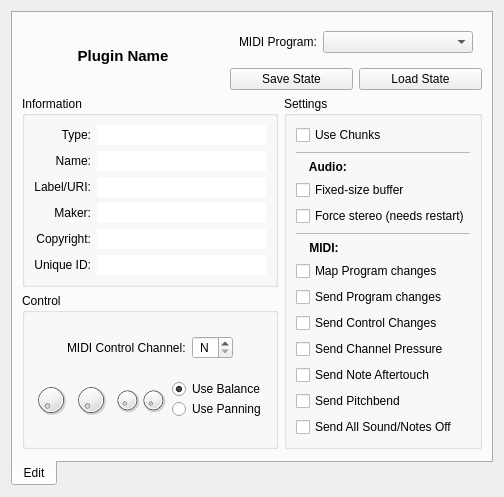
<?xml version="1.0" encoding="UTF-8"?>
<ui version="4.0">
 <class>PluginEdit</class>
 <widget class="QDialog" name="PluginEdit">
  <property name="geometry">
   <rect>
    <x>0</x>
    <y>0</y>
    <width>469</width>
    <height>407</height>
   </rect>
  </property>
  <property name="windowTitle">
   <string>Plugin Editor</string>
  </property>
  <layout class="QVBoxLayout" name="verticalLayout">
   <item>
    <widget class="QTabWidget" name="tabWidget">
     <property name="tabPosition">
      <enum>QTabWidget::South</enum>
     </property>
     <property name="currentIndex">
      <number>0</number>
     </property>
     <widget class="QWidget" name="tabEdit">
      <attribute name="title">
       <string>Edit</string>
      </attribute>
      <layout class="QGridLayout" name="gridLayout_2">
       <item row="2" column="0">
        <widget class="QGroupBox" name="groupBox_3">
         <property name="title">
          <string>Control</string>
         </property>
         <layout class="QVBoxLayout" name="verticalLayout_5">
          <item>
           <layout class="QHBoxLayout" name="horizontalLayout_5">
            <item>
             <spacer name="horizontalSpacer_5">
              <property name="orientation">
               <enum>Qt::Horizontal</enum>
              </property>
              <property name="sizeHint" stdset="0">
               <size>
                <width>40</width>
                <height>20</height>
               </size>
              </property>
             </spacer>
            </item>
            <item>
             <widget class="QLabel" name="label_ctrl_channel">
              <property name="text">
               <string>MIDI Control Channel:</string>
              </property>
             </widget>
            </item>
            <item>
             <widget class="QSpinBox" name="sb_ctrl_channel">
              <property name="contextMenuPolicy">
               <enum>Qt::CustomContextMenu</enum>
              </property>
              <property name="alignment">
               <set>Qt::AlignCenter</set>
              </property>
              <property name="specialValueText">
               <string>N</string>
              </property>
              <property name="minimum">
               <number>0</number>
              </property>
              <property name="maximum">
               <number>16</number>
              </property>
              <property name="value">
               <number>0</number>
              </property>
             </widget>
            </item>
            <item>
             <spacer name="horizontalSpacer_3">
              <property name="orientation">
               <enum>Qt::Horizontal</enum>
              </property>
              <property name="sizeHint" stdset="0">
               <size>
                <width>40</width>
                <height>20</height>
               </size>
              </property>
             </spacer>
            </item>
           </layout>
          </item>
          <item>
           <layout class="QHBoxLayout" name="horizontalLayout_8">
            <item>
             <spacer name="horizontalSpacer_6">
              <property name="orientation">
               <enum>Qt::Horizontal</enum>
              </property>
              <property name="sizeHint" stdset="0">
               <size>
                <width>10</width>
                <height>10</height>
               </size>
              </property>
             </spacer>
            </item>
            <item>
             <widget class="PixmapDial" name="dial_drywet">
              <property name="minimumSize">
               <size>
                <width>34</width>
                <height>34</height>
               </size>
              </property>
              <property name="maximumSize">
               <size>
                <width>34</width>
                <height>34</height>
               </size>
              </property>
              <property name="contextMenuPolicy">
               <enum>Qt::CustomContextMenu</enum>
              </property>
              <property name="statusTip">
               <string>Output dry/wet (100%)</string>
              </property>
             </widget>
            </item>
            <item>
             <widget class="PixmapDial" name="dial_vol">
              <property name="minimumSize">
               <size>
                <width>34</width>
                <height>34</height>
               </size>
              </property>
              <property name="maximumSize">
               <size>
                <width>34</width>
                <height>34</height>
               </size>
              </property>
              <property name="contextMenuPolicy">
               <enum>Qt::CustomContextMenu</enum>
              </property>
              <property name="statusTip">
               <string>Output volume (100%)</string>
              </property>
             </widget>
            </item>
            <item>
             <widget class="QStackedWidget" name="stackedWidget">
              <property name="maximumSize">
               <size>
                <width>16777215</width>
                <height>42</height>
               </size>
              </property>
              <property name="lineWidth">
               <number>0</number>
              </property>
              <property name="currentIndex">
               <number>0</number>
              </property>
              <widget class="QWidget" name="page_bal">
               <layout class="QHBoxLayout" name="horizontalLayout_6">
                <property name="spacing">
                 <number>0</number>
                </property>
                <property name="margin">
                 <number>0</number>
                </property>
                <item>
                 <widget class="PixmapDial" name="dial_b_left">
                  <property name="minimumSize">
                   <size>
                    <width>26</width>
                    <height>26</height>
                   </size>
                  </property>
                  <property name="maximumSize">
                   <size>
                    <width>26</width>
                    <height>26</height>
                   </size>
                  </property>
                  <property name="contextMenuPolicy">
                   <enum>Qt::CustomContextMenu</enum>
                  </property>
                  <property name="statusTip">
                   <string>Balance Left (0%)</string>
                  </property>
                 </widget>
                </item>
                <item>
                 <widget class="PixmapDial" name="dial_b_right">
                  <property name="minimumSize">
                   <size>
                    <width>26</width>
                    <height>26</height>
                   </size>
                  </property>
                  <property name="maximumSize">
                   <size>
                    <width>26</width>
                    <height>26</height>
                   </size>
                  </property>
                  <property name="contextMenuPolicy">
                   <enum>Qt::CustomContextMenu</enum>
                  </property>
                  <property name="statusTip">
                   <string>Balance Right (0%)</string>
                  </property>
                 </widget>
                </item>
               </layout>
              </widget>
              <widget class="QWidget" name="page_pan">
               <layout class="QHBoxLayout" name="horizontalLayout_7">
                <property name="spacing">
                 <number>0</number>
                </property>
                <property name="margin">
                 <number>0</number>
                </property>
                <item>
                 <widget class="PixmapDial" name="dial_pan">
                  <property name="minimumSize">
                   <size>
                    <width>26</width>
                    <height>26</height>
                   </size>
                  </property>
                  <property name="maximumSize">
                   <size>
                    <width>26</width>
                    <height>26</height>
                   </size>
                  </property>
                  <property name="contextMenuPolicy">
                   <enum>Qt::CustomContextMenu</enum>
                  </property>
                  <property name="statusTip">
                   <string>Balance Right (0%)</string>
                  </property>
                 </widget>
                </item>
               </layout>
              </widget>
             </widget>
            </item>
            <item>
             <layout class="QVBoxLayout" name="verticalLayout_2">
              <property name="spacing">
               <number>0</number>
              </property>
              <item>
               <widget class="QRadioButton" name="rb_balance">
                <property name="text">
                 <string>Use Balance</string>
                </property>
                <property name="checked">
                 <bool>true</bool>
                </property>
               </widget>
              </item>
              <item>
               <widget class="QRadioButton" name="rb_pan">
                <property name="text">
                 <string>Use Panning</string>
                </property>
               </widget>
              </item>
             </layout>
            </item>
            <item>
             <spacer name="horizontalSpacer_4">
              <property name="orientation">
               <enum>Qt::Horizontal</enum>
              </property>
              <property name="sizeHint" stdset="0">
               <size>
                <width>10</width>
                <height>10</height>
               </size>
              </property>
             </spacer>
            </item>
           </layout>
          </item>
         </layout>
        </widget>
       </item>
       <item row="1" column="1" rowspan="2">
        <widget class="QGroupBox" name="groupBox">
         <property name="sizePolicy">
          <sizepolicy hsizetype="Preferred" vsizetype="Expanding">
           <horstretch>0</horstretch>
           <verstretch>0</verstretch>
          </sizepolicy>
         </property>
         <property name="title">
          <string>Settings</string>
         </property>
         <layout class="QVBoxLayout" name="verticalLayout_4">
          <item>
           <widget class="QCheckBox" name="ch_use_chunks">
            <property name="text">
             <string>Use Chunks</string>
            </property>
           </widget>
          </item>
          <item>
           <widget class="Line" name="line_2">
            <property name="lineWidth">
             <number>0</number>
            </property>
            <property name="midLineWidth">
             <number>1</number>
            </property>
            <property name="orientation">
             <enum>Qt::Horizontal</enum>
            </property>
           </widget>
          </item>
          <item>
           <widget class="QLabel" name="label">
            <property name="font">
             <font>
              <weight>75</weight>
              <bold>true</bold>
             </font>
            </property>
            <property name="text">
             <string>    Audio:</string>
            </property>
           </widget>
          </item>
          <item>
           <widget class="QCheckBox" name="ch_fixed_buffer">
            <property name="text">
             <string>Fixed-size buffer</string>
            </property>
           </widget>
          </item>
          <item>
           <widget class="QCheckBox" name="ch_force_stereo">
            <property name="text">
             <string>Force stereo (needs restart)</string>
            </property>
           </widget>
          </item>
          <item>
           <widget class="Line" name="line">
            <property name="lineWidth">
             <number>0</number>
            </property>
            <property name="midLineWidth">
             <number>1</number>
            </property>
            <property name="orientation">
             <enum>Qt::Horizontal</enum>
            </property>
           </widget>
          </item>
          <item>
           <widget class="QLabel" name="label_2">
            <property name="font">
             <font>
              <weight>75</weight>
              <bold>true</bold>
             </font>
            </property>
            <property name="text">
             <string>    MIDI:</string>
            </property>
           </widget>
          </item>
          <item>
           <widget class="QCheckBox" name="ch_map_program_changes">
            <property name="text">
             <string>Map Program changes</string>
            </property>
           </widget>
          </item>
          <item>
           <widget class="QCheckBox" name="ch_send_program_changes">
            <property name="text">
             <string>Send Program changes</string>
            </property>
           </widget>
          </item>
          <item>
           <widget class="QCheckBox" name="ch_send_control_changes">
            <property name="text">
             <string>Send Control Changes</string>
            </property>
           </widget>
          </item>
          <item>
           <widget class="QCheckBox" name="ch_send_channel_pressure">
            <property name="text">
             <string>Send Channel Pressure</string>
            </property>
           </widget>
          </item>
          <item>
           <widget class="QCheckBox" name="ch_send_note_aftertouch">
            <property name="text">
             <string>Send Note Aftertouch</string>
            </property>
           </widget>
          </item>
          <item>
           <widget class="QCheckBox" name="ch_send_pitchbend">
            <property name="text">
             <string>Send Pitchbend</string>
            </property>
           </widget>
          </item>
          <item>
           <widget class="QCheckBox" name="ch_send_all_sound_off">
            <property name="text">
             <string>Send All Sound/Notes Off</string>
            </property>
           </widget>
          </item>
         </layout>
        </widget>
       </item>
       <item row="0" column="0" colspan="2">
        <layout class="QHBoxLayout" name="horizontalLayout">
         <item>
          <spacer name="horizontalSpacer">
           <property name="orientation">
            <enum>Qt::Horizontal</enum>
           </property>
           <property name="sizeType">
            <enum>QSizePolicy::Fixed</enum>
           </property>
           <property name="sizeHint" stdset="0">
            <size>
             <width>10</width>
             <height>20</height>
            </size>
           </property>
          </spacer>
         </item>
         <item>
          <widget class="QLabel" name="label_plugin">
           <property name="font">
            <font>
             <pointsize>11</pointsize>
             <weight>75</weight>
             <bold>true</bold>
            </font>
           </property>
           <property name="text">
            <string>
Plugin Name
</string>
           </property>
           <property name="alignment">
            <set>Qt::AlignCenter</set>
           </property>
           <property name="wordWrap">
            <bool>true</bool>
           </property>
          </widget>
         </item>
         <item>
          <spacer name="horizontalSpacer_2">
           <property name="orientation">
            <enum>Qt::Horizontal</enum>
           </property>
           <property name="sizeType">
            <enum>QSizePolicy::Fixed</enum>
           </property>
           <property name="sizeHint" stdset="0">
            <size>
             <width>10</width>
             <height>20</height>
            </size>
           </property>
          </spacer>
         </item>
         <item>
          <layout class="QGridLayout" name="gridLayout">
           <item row="1" column="0">
            <widget class="QPushButton" name="b_save_state">
             <property name="focusPolicy">
              <enum>Qt::NoFocus</enum>
             </property>
             <property name="text">
              <string>Save State</string>
             </property>
             <property name="icon">
              <iconset resource="../resources.qrc">
               <normaloff>:/16x16/document-save.png</normaloff>:/16x16/document-save.png</iconset>
             </property>
            </widget>
           </item>
           <item row="1" column="1">
            <widget class="QPushButton" name="b_load_state">
             <property name="focusPolicy">
              <enum>Qt::NoFocus</enum>
             </property>
             <property name="text">
              <string>Load State</string>
             </property>
             <property name="icon">
              <iconset resource="../resources.qrc">
               <normaloff>:/16x16/document-open.png</normaloff>:/16x16/document-open.png</iconset>
             </property>
            </widget>
           </item>
           <item row="0" column="0" colspan="2">
            <widget class="QStackedWidget" name="sw_programs">
             <property name="sizePolicy">
              <sizepolicy hsizetype="Preferred" vsizetype="Preferred">
               <horstretch>0</horstretch>
               <verstretch>0</verstretch>
              </sizepolicy>
             </property>
             <property name="lineWidth">
              <number>0</number>
             </property>
             <property name="currentIndex">
              <number>1</number>
             </property>
             <widget class="QWidget" name="sww_programs">
              <layout class="QHBoxLayout" name="horizontalLayout_3">
               <item>
                <widget class="QLabel" name="label_programs">
                 <property name="sizePolicy">
                  <sizepolicy hsizetype="Fixed" vsizetype="Preferred">
                   <horstretch>0</horstretch>
                   <verstretch>0</verstretch>
                  </sizepolicy>
                 </property>
                 <property name="text">
                  <string>Program:</string>
                 </property>
                </widget>
               </item>
               <item>
                <widget class="QComboBox" name="cb_programs">
                 <property name="minimumSize">
                  <size>
                   <width>150</width>
                   <height>0</height>
                  </size>
                 </property>
                </widget>
               </item>
              </layout>
             </widget>
             <widget class="QWidget" name="sww_midiPrograms">
              <layout class="QHBoxLayout" name="horizontalLayout_4">
               <item>
                <widget class="QLabel" name="label_midi_programs">
                 <property name="sizePolicy">
                  <sizepolicy hsizetype="Fixed" vsizetype="Preferred">
                   <horstretch>0</horstretch>
                   <verstretch>0</verstretch>
                  </sizepolicy>
                 </property>
                 <property name="text">
                  <string>MIDI Program:</string>
                 </property>
                </widget>
               </item>
               <item>
                <widget class="QComboBox" name="cb_midi_programs">
                 <property name="minimumSize">
                  <size>
                   <width>150</width>
                   <height>0</height>
                  </size>
                 </property>
                </widget>
               </item>
              </layout>
             </widget>
            </widget>
           </item>
          </layout>
         </item>
        </layout>
       </item>
       <item row="1" column="0">
        <widget class="QGroupBox" name="groupBox_2">
         <property name="sizePolicy">
          <sizepolicy hsizetype="Preferred" vsizetype="Expanding">
           <horstretch>0</horstretch>
           <verstretch>0</verstretch>
          </sizepolicy>
         </property>
         <property name="title">
          <string>Information</string>
         </property>
         <layout class="QVBoxLayout" name="verticalLayout_3">
          <item>
           <layout class="QGridLayout" name="gridLayout_3">
            <item row="3" column="1">
             <widget class="QLineEdit" name="le_maker">
              <property name="inputMask">
               <string notr="true"/>
              </property>
              <property name="text">
               <string notr="true"/>
              </property>
              <property name="frame">
               <bool>false</bool>
              </property>
              <property name="readOnly">
               <bool>true</bool>
              </property>
             </widget>
            </item>
            <item row="2" column="0">
             <widget class="QLabel" name="label_label">
              <property name="text">
               <string>Label/URI:</string>
              </property>
              <property name="alignment">
               <set>Qt::AlignRight|Qt::AlignTrailing|Qt::AlignVCenter</set>
              </property>
             </widget>
            </item>
            <item row="1" column="0">
             <widget class="QLabel" name="label_name">
              <property name="text">
               <string>Name:</string>
              </property>
              <property name="alignment">
               <set>Qt::AlignRight|Qt::AlignTrailing|Qt::AlignVCenter</set>
              </property>
             </widget>
            </item>
            <item row="1" column="1">
             <widget class="QLineEdit" name="le_name">
              <property name="inputMask">
               <string notr="true"/>
              </property>
              <property name="text">
               <string notr="true"/>
              </property>
              <property name="frame">
               <bool>false</bool>
              </property>
              <property name="readOnly">
               <bool>true</bool>
              </property>
             </widget>
            </item>
            <item row="2" column="1">
             <widget class="QLineEdit" name="le_label">
              <property name="inputMask">
               <string notr="true"/>
              </property>
              <property name="text">
               <string notr="true"/>
              </property>
              <property name="frame">
               <bool>false</bool>
              </property>
              <property name="readOnly">
               <bool>true</bool>
              </property>
             </widget>
            </item>
            <item row="0" column="1">
             <widget class="QLineEdit" name="le_type">
              <property name="inputMask">
               <string notr="true"/>
              </property>
              <property name="text">
               <string notr="true"/>
              </property>
              <property name="frame">
               <bool>false</bool>
              </property>
              <property name="readOnly">
               <bool>true</bool>
              </property>
             </widget>
            </item>
            <item row="4" column="1">
             <widget class="QLineEdit" name="le_copyright">
              <property name="inputMask">
               <string notr="true"/>
              </property>
              <property name="text">
               <string notr="true"/>
              </property>
              <property name="frame">
               <bool>false</bool>
              </property>
              <property name="readOnly">
               <bool>true</bool>
              </property>
             </widget>
            </item>
            <item row="5" column="1">
             <widget class="QLineEdit" name="le_unique_id">
              <property name="inputMask">
               <string notr="true"/>
              </property>
              <property name="text">
               <string notr="true"/>
              </property>
              <property name="frame">
               <bool>false</bool>
              </property>
              <property name="readOnly">
               <bool>true</bool>
              </property>
             </widget>
            </item>
            <item row="0" column="0">
             <widget class="QLabel" name="label_type">
              <property name="text">
               <string>Type:</string>
              </property>
              <property name="alignment">
               <set>Qt::AlignRight|Qt::AlignTrailing|Qt::AlignVCenter</set>
              </property>
             </widget>
            </item>
            <item row="3" column="0">
             <widget class="QLabel" name="label_maker">
              <property name="text">
               <string>Maker:</string>
              </property>
              <property name="alignment">
               <set>Qt::AlignRight|Qt::AlignTrailing|Qt::AlignVCenter</set>
              </property>
             </widget>
            </item>
            <item row="4" column="0">
             <widget class="QLabel" name="label_copyright">
              <property name="text">
               <string>Copyright:</string>
              </property>
              <property name="alignment">
               <set>Qt::AlignRight|Qt::AlignTrailing|Qt::AlignVCenter</set>
              </property>
             </widget>
            </item>
            <item row="5" column="0">
             <widget class="QLabel" name="label_unique_id">
              <property name="text">
               <string>Unique ID:</string>
              </property>
              <property name="alignment">
               <set>Qt::AlignRight|Qt::AlignTrailing|Qt::AlignVCenter</set>
              </property>
             </widget>
            </item>
           </layout>
          </item>
         </layout>
        </widget>
       </item>
       <item row="3" column="0" colspan="2">
        <spacer name="verticalSpacer">
         <property name="orientation">
          <enum>Qt::Vertical</enum>
         </property>
         <property name="sizeHint" stdset="0">
          <size>
           <width>20</width>
           <height>40</height>
          </size>
         </property>
        </spacer>
       </item>
      </layout>
     </widget>
    </widget>
   </item>
  </layout>
 </widget>
 <customwidgets>
  <customwidget>
   <class>PixmapDial</class>
   <extends>QDial</extends>
   <header>pixmapdial.h</header>
  </customwidget>
 </customwidgets>
 <resources>
  <include location="../resources.qrc"/>
 </resources>
 <connections/>
</ui>
